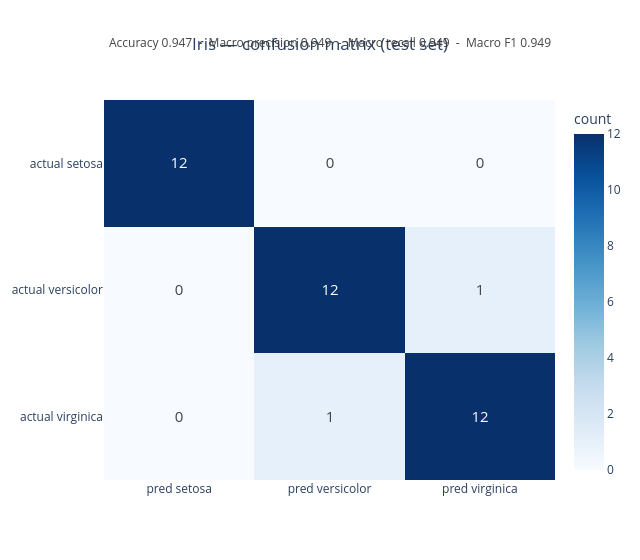

Source (notebook cell):
### Markdown cell above
**Key insight:** the rules read exactly like an identification key: a first cut on **petal length** peels off *setosa*, then **petal width** thresholds separate *versicolor* from *virginica*. No black box — you can verify each rule against botanical knowledge.

### Code cell
# Interactive multi-class confusion matrix (Plotly) with metrics annotated
import plotly.graph_objects as go

Mi, labels_i = confusion_matrix(yi_test, pred_i)
tick = [class_names_i[c] for c in labels_i]

fig_cm = go.Figure(go.Heatmap(
    z=Mi, x=[f"pred {n}" for n in tick], y=[f"actual {n}" for n in tick],
    colorscale="Blues", showscale=True, colorbar=dict(title="count"),
    text=Mi, texttemplate="%{text}", textfont=dict(size=15),
))
fig_cm.add_annotation(
    x=0.5, y=1.18, xref="paper", yref="paper", showarrow=False,
    text=f"Accuracy {acc_i:.3f}  -  Macro precision {prec_i:.3f}  -  "
         f"Macro recall {rec_i:.3f}  -  Macro F1 {f1_i:.3f}",
    font=dict(size=12, color="#444"),
)
fig_cm.update_layout(
    title=dict(text="Iris — confusion matrix (test set)", x=0.5, xanchor="center"),
    template="plotly_white", width=640, height=560, yaxis=dict(autorange="reversed"),
)
fig_cm.show()

### Figure 1 — Plotly figure (JSON) as saved in the notebook; plotly's stock layout.template omitted (floating-point values rounded to 4 significant figures)
{"data": [{"colorbar": {"title": {"text": "count"}}, "colorscale": [[0.0, "rgb(247,251,255)"], [0.125, "rgb(222,235,247)"], [0.25, "rgb(198,219,239)"], [0.375, "rgb(158,202,225)"], [0.5, "rgb(107,174,214)"], [0.625, "rgb(66,146,198)"], [0.75, "rgb(33,113,181)"], [0.875, "rgb(8,81,156)"], [1.0, "rgb(8,48,107)"]], "showscale": true, "text": [[12, 0, 0], [0, 12, 1], [0, 1, 12]], "textfont": {"size": 15}, "texttemplate": "%{text}", "type": "heatmap", "x": ["pred setosa", "pred versicolor", "pred virginica"], "y": ["actual setosa", "actual versicolor", "actual virginica"], "z": [[12, 0, 0], [0, 12, 1], [0, 1, 12]]}], "layout": {"annotations": [{"font": {"color": "#444", "size": 12}, "showarrow": false, "text": "Accuracy 0.947  -  Macro precision 0.949  -  Macro recall 0.949  -  Macro F1 0.949", "x": 0.5, "xref": "paper", "y": 1.18, "yref": "paper"}], "height": 560, "title": {"text": "Iris — confusion matrix (test set)", "x": 0.5, "xanchor": "center"}, "width": 640, "yaxis": {"autorange": "reversed"}}}
